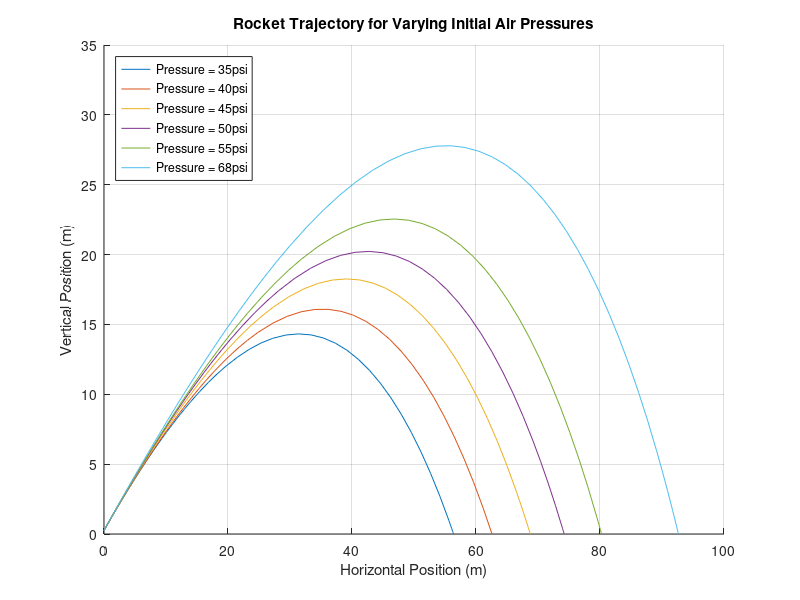
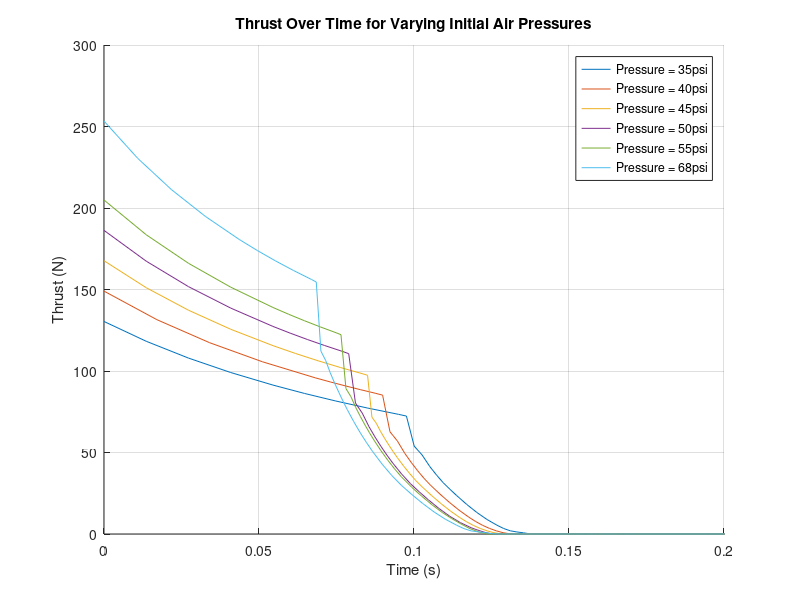
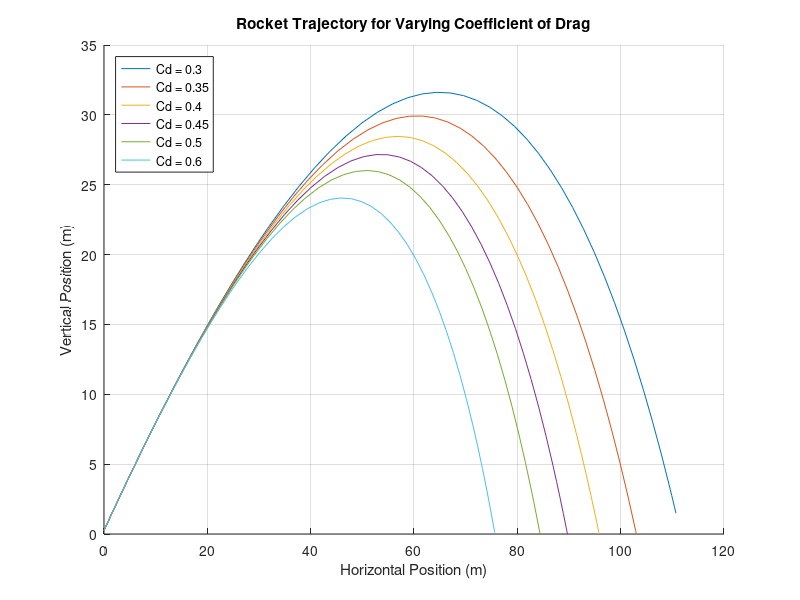
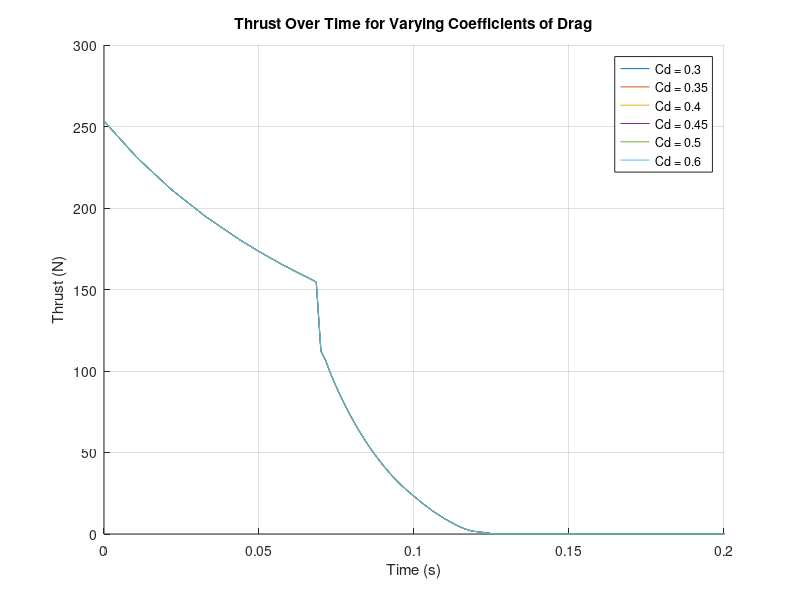

Source code (MATLAB) for these figures, in order:
%{
Author: Katherine Korobov, Alexander Lu
Assignment: Project 2 Part 2
Purpose: Simulate a bottle rocket with water expulsion using physics
principles and ode45.
%}

clc;
clear;
close all;

%% Function to Set Constants
function [const] = setConst()
    const.g = 9.81; %[m/s^2, acceleration due to gravity]
    const.cDis = 0.78; %[discharge coefficient]
    const.rhoAir = 0.961; %[kg/m^3, ambient air density]
    const.VemptyB = 0.002; %[m^3, volume of empty bottle]
    const.Pa = 12.1 * 6894.76; %[psia, atmospheric pressure, needs to be Pa]
    const.gamma = 1.4; %[ratio of specific heats for air]
    const.rhoWater = 1000; %[kg/m^3, water density]
    const.exitD = 2.1 / 100; %[m, diameter of the throat (exit) converted from cm]
    const.bottleD = 10.5 / 100; %[m, diameter of the bottle converted from cm]
    const.Rair = 287; %[J/(kg*K), specific gas constant of air]
    const.mEmpty = 0.15; %[kg, mass of empty 2-liter bottle with cone and fins]
    const.Cd = 0.425; %[drag coefficient]
    const.p0 = (48 + 12.1) * 6894.76; %[Pa, initial absolute pressure of air in bottle converted from psig]
    const.V0_water = 0.0005; %[m^3, initial volume of water inside bottle]
    const.T0 = 310; %[K, initial temperature of air]
    const.v0 = 0.0; %[m/s, initial velocity of rocket]
    const.Theta0 = 40; %[degree, initial angle of rocket]
    const.x0 = 0.0; %[m, initial horizontal distance]
    const.z0 = 0.25; %[m, initial vertical distance]
    const.standLength = 0.5; %[m, length of test stand]
end
%% Phase function that calculate d_dt statevector to be put into ode45
function [d_statevector_dt, Fthrust, phaseNumber] = bottleMotion(t, statevector, const, initialConditions)
    %Devectorize:
    x_pos = statevector(1);
    x_vel = statevector(2);
    z_pos = statevector(3);
    z_vel = statevector(4);
    m_rocket = statevector(5);
    V_air = statevector(6);
    m_air = statevector(7);

    phaseNumber = 0;

    %Compute Velocity Magnitude and Heading
    mag_vel = sqrt((x_vel)^2 + (z_vel)^2);

   if (x_pos < (const.standLength * cosd(const.Theta0)) || mag_vel == 0) %Either velocity is 0 or it is still on the stand
        h_hat = [cosd(const.Theta0), sind(const.Theta0)];
   else
        h_hat = [x_vel / mag_vel, z_vel / mag_vel];
   end

    exit_area = pi * (const.exitD / 2)^2; %Exit Cross Sectional Area
    normal_area = pi * (const.bottleD / 2)^2; %Cross Sectional Area

    %Compute Air Pressure Using Isentropic Expansion
    p1_air = const.p0 * (initialConditions.V0_air / V_air)^const.gamma; %Equation 5

    %End Conditions of Air Expansion
    p_end = const.p0 * (initialConditions.V0_air / const.VemptyB)^const.gamma; %Equation 14
    p2_air = p_end * (m_air / initialConditions.m0_air)^const.gamma; %Equation 16 

    if(V_air <= const.VemptyB) %Phase 1: Water is Expelled From Bottle
        %Calculate Exit Velocity
        exit_vel = sqrt((2*(p1_air - const.Pa)) / const.rhoWater); %Equation 8

        %Calculate Change in Mass of Water
        m_dotwater = const.cDis * const.rhoWater * exit_area * exit_vel; %Equation 6

        %Calculate Thrust
        Fthrust = h_hat * (m_dotwater * exit_vel); %Equation 9

        %Calculate Rate of Change of Air Volume
        Vdot_air = const.cDis * exit_area * exit_vel; %Equation 10
        
        mdot_rocket = -(m_dotwater); %Equation 11
        mdot_air = 0; %Mass of Air Remains Constant

        %Return Phase Number
        phaseNumber = 1;

    elseif((p2_air >= const.Pa)  && (V_air >= const.VemptyB)) %Phase 2: Air Expansion
        %Update Air Properties
        rho_air = m_air / const.VemptyB; %Equation 16
        T_air = p2_air / (rho_air * const.Rair); %Equation 16

        %Calcualte Critical Pressure
        p_crit = p2_air * (2/(const.gamma + 1))^(const.gamma/(const.gamma - 1)); %Equation 17
        
        if(p_crit > const.Pa) %If Flow is Choked
            exit_T = (2 / (const.gamma + 1)) * T_air; %Equation 18
            exit_p = p_crit; %Equation 18
            exit_rho = exit_p / (const.Rair * exit_T); %Equation 18
            exit_mach = 1;

        else %Where Critical Pressure < Ambient Pressure
            exit_mach = sqrt(2 * ((p2_air / const.Pa)^((const.gamma - 1) / const.gamma) - 1) / (const.gamma - 1)); % Equation 19
            exit_T = T_air / (1 + ((const.gamma - 1) / 2) * (exit_mach)^2); %Derived from Equation 19
            exit_p = const.Pa; %Equation 19
            exit_rho = const.Pa / (const.Rair * exit_T); %Equation 19
        end

        exit_vel = exit_mach * sqrt(const.gamma * const.Rair * exit_T); %Equation 18/19
        mdot_air = const.cDis * exit_rho * exit_area * exit_vel; %Equation 21
        Fthrust = h_hat * (mdot_air * exit_vel + (exit_p - const.Pa) * exit_area); 
        Vdot_air = 0;
        mdot_rocket = -(mdot_air);
        mdot_air = -(mdot_air); %Redfine for State Vector 

        %Return Phase Number
        phaseNumber = 2;

    else %Ballistic Phase
         Fthrust = 0;
         mdot_rocket = 0;
         Vdot_air = 0;
         mdot_air = 0;

         if(z_pos <= 0)
             d_statevector_dt = [0; 0; 0; 0; 0; 0; 0]; %Goes Below Ground, Nothing Changes
             return;
         end

         %Return Phase Number
         phaseNumber = 3;
    end

    %Compute Drag
    Fdrag = h_hat * (0.5 * const.rhoAir * (mag_vel)^2 * const.Cd * normal_area);
    
    %Compute Gravity
    Fgravity = [0, -(m_rocket * const.g)];

    %Compute Fnet
    Fnet = Fthrust - Fdrag + Fgravity;

    %Compute Acceleration
    a =  Fnet / m_rocket; 
    
    %Create Derivative of State Vector to be Put into ode45
    d_statevector_dt = [x_vel; a(1); z_vel; a(2); mdot_rocket; Vdot_air; mdot_air];
    
end
%% Initial Conditions Function
function [initialConditions, statevector_0] = initializeVar(const)
    initialConditions.V0_air = const.VemptyB - const.V0_water; %[m^3] Initial Air Volume
    initialConditions.m0_water = const.rhoWater * const.V0_water; %[kg] Initial Water Mass
    initialConditions.m0_air = (const.p0 * initialConditions.V0_air) / (const.Rair * const.T0); %[kg] Ideal Gas Law
    initialConditions.m0_rocket = const.mEmpty + initialConditions.m0_water + initialConditions.m0_air; %[kg] Initial Rocket Mass

    %Define Initial Statevector: statevector = [x, v_x, z, v_z, m_r, volume_air, m_air];
    statevector_0 = [const.x0, const.v0, const.z0, const.v0, initialConditions.m0_rocket, initialConditions.V0_air, initialConditions.m0_air];

end
%% Thrust Calculation Function
function [thrust] = thrustCalc(t, statevector, const, initialConditions)
     thrust = zeros(length(t), 1);

     for j = 1:length(t)
        %Calculate thrust using bottleMotion
        [~, thrust_temp, ~] = bottleMotion(t(j), statevector(j, :), const, initialConditions);

        %Store thrust value (ensure thrust_temp is scalar)
        thrust(j) = norm(thrust_temp, 2);
     end
end
%% Initialize variables
const = setConst();

%Create Looping Vectors
allPressures = [35, 40, 45, 50, 55, 68];
allM0Water = [];
allCd = [0.3, 0.35, 0.40, 0.45, 0.5, 0.6];
allTheta0 = [];

%Define Integration Time
final_time = 5;
tspan = [0, final_time];

%% Explore Pressure
figure('Name','Rocket Trajectory for Varying Initial Air Pressures')
hold on;
title('Rocket Trajectory for Varying Initial Air Pressures');
xlabel('Horizontal Position (m)');
ylabel('Vertical Position (m)');
ylim([0, 35]);
grid on;

figure('Name','Thrust Over Time for Varying Initial Air Pressures');
hold on;
hold on;
title('Thrust Over Time for Varying Initial Air Pressures');
xlabel('Time (s)');
ylabel('Thrust (N)');
xlim([0 0.2]);
grid on;

for i = 1:length(allPressures)
    const.p0 = (allPressures(i) + 12.1) * 6894.76; %Convert to Pa
    [initialConditions, statevector_0] = initializeVar(const);

    %Simulate using ode45
    [t,statevector] = ode45(@(t,statevector) bottleMotion(t,statevector, const, initialConditions), tspan, statevector_0);

    figure(1);
    plot(statevector(:, 1), statevector(:, 3));
    
    thrust = thrustCalc(t, statevector, const, initialConditions);
    
    figure(2);
    plot(t, thrust);
end
figure(1);
legend('Pressure = 35psi', 'Pressure = 40psi', 'Pressure = 45psi', 'Pressure = 50psi', 'Pressure = 55psi', 'Pressure = 68psi', 'Location','northwest');
hold off;

figure(2);
legend('Pressure = 35psi', 'Pressure = 40psi', 'Pressure = 45psi', 'Pressure = 50psi', 'Pressure = 55psi', 'Pressure = 68psi', 'Location','northeast');
hold off;

%% Explore Initial Water Mass



for i = 1:length(allM0Water)
    
end

%% Explore Coefficient of Drag

figure('Name','Rocket Trajectory for Varying Coefficient of Drag')
hold on;
title('Rocket Trajectory for Varying Coefficient of Drag');
xlabel('Horizontal Position (m)');
ylabel('Vertical Position (m)');
ylim([0, 35]);
grid on;

figure('Name','Thrust Over Time for Varying Coefficients of Drag');
hold on;
title('Thrust Over Time for Varying Coefficients of Drag');
xlabel('Time (s)');
ylabel('Thrust (N)');
xlim([0 0.2]);
grid on;

for i = 1:length(allCd)
    const.Cd = allCd(i);
    
    [initialConditions, statevector_0] = initializeVar(const);

    %Going to create a statevector
    [t,statevector] = ode45(@(t,statevector) bottleMotion(t,statevector, const, initialConditions), tspan, statevector_0);

    figure(3);
    plot(statevector(:, 1), statevector(:, 3));

     %Loop through each row of statevector
    thrust = thrustCalc(t, statevector, const, initialConditions);
    
    figure(4);
    plot(t, thrust);

end

[0.3, 0.35, 0.40, 0.45, 0.5, 0.6];

figure(3);
legend('Cd = 0.3', 'Cd = 0.35', 'Cd = 0.4', 'Cd = 0.45', 'Cd = 0.5', 'Cd = 0.6', 'Location','northwest');
hold off;

figure(4);
legend('Cd = 0.3', 'Cd = 0.35', 'Cd = 0.4', 'Cd = 0.45', 'Cd = 0.5', 'Cd = 0.6', 'Location','northeast');
hold off;

%% Explore Launch Angle


for i = 1:length(allTheta0)
    const.Theta0 = allTheta0(i);

    %[initialConditions, statevector_0] = initializeVar(const);

    %Going to create a statevector
    %[t,statevector] = ode45(@(t,statevector) bottleMotion(t,statevector, const, initialConditions), tspan, statevector_0);

    %find thrust

    %plot results. can plot multipel curves on the graph for trajectory and
    %thrust


end

%how to tell when each phase is when?
%return phase number in bottle function
%do diff to find change because 3-2 = 1 find diff(1) which gives indices of phase change to get time

%initial volume of water has optimal value, also too much water (gauge
%pressure goes negative) which will cause model to break (Limitation of model!!)
